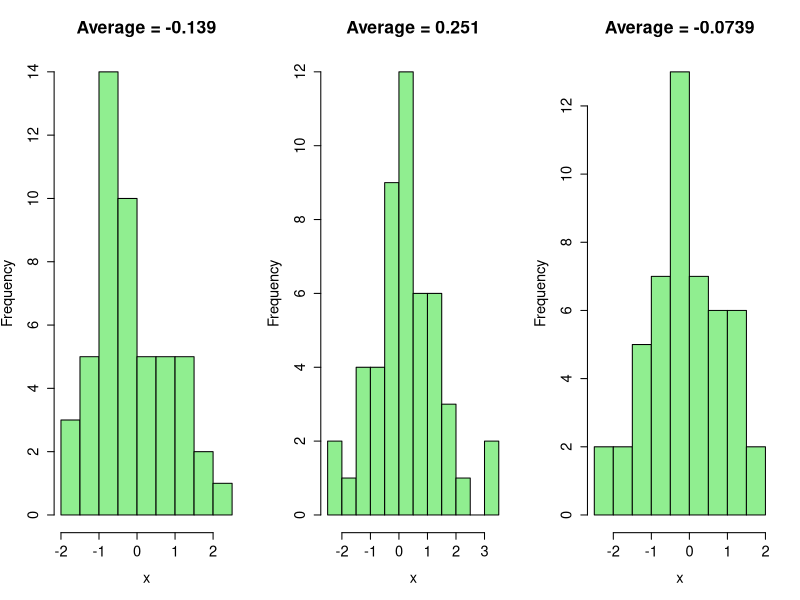
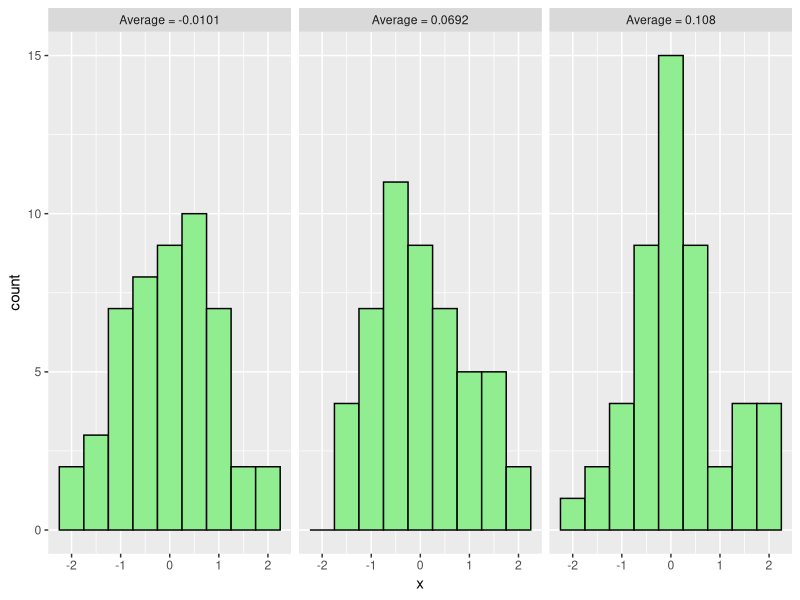
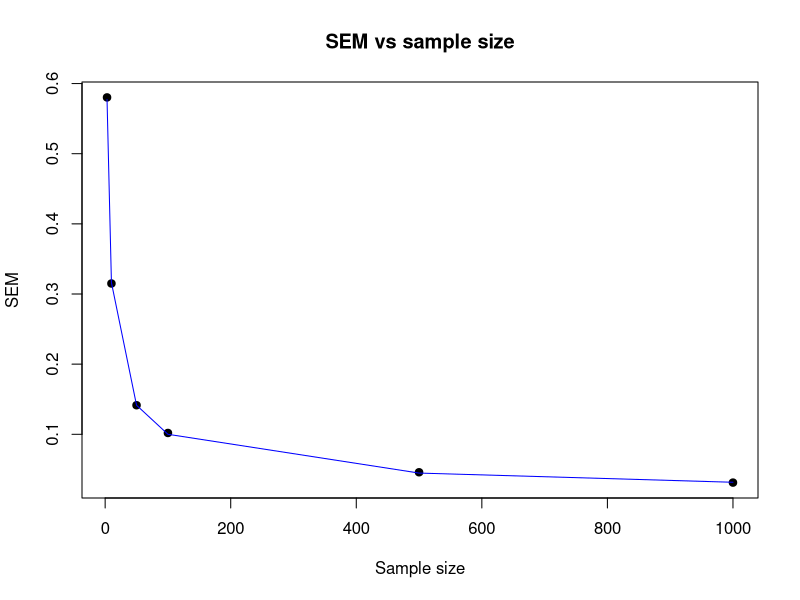
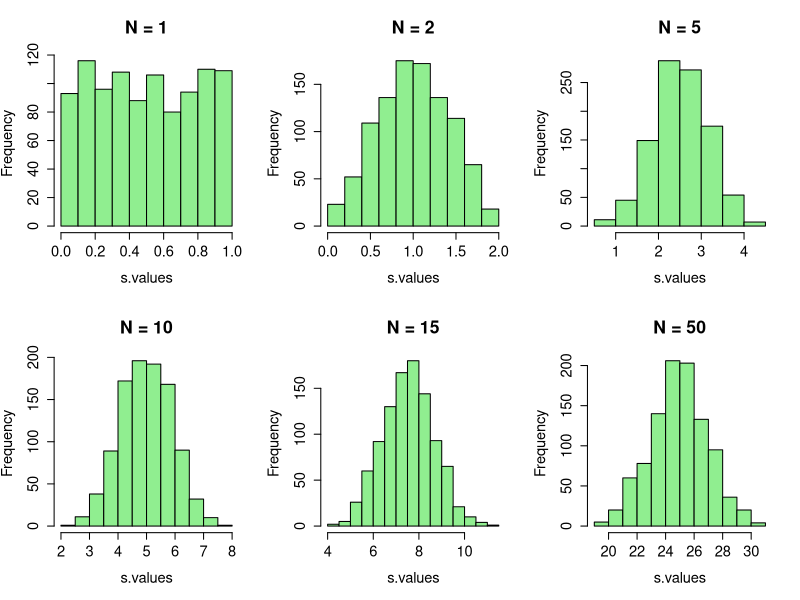

Here is the R script that generated these plots, in order:
## ---- chunk 1
library(ggplot2)
knitr::opts_chunk$set(echo = TRUE)
## ---- chunk 2
old.par <- par(mfrow=c(1,3),ps=16)
for ( iTry in 1:3 ) {
  x=rnorm(50,mean=0,sd=1)
  hist(x,breaks=10,col='lightgreen',main=paste("Average =",signif(mean(x),3)))
}
par(old.par)
## ---- chunk 3
ggplot(transform(data.frame(x=rnorm(150),y=rep(1:3,50)),y=paste("Average =",signif(unlist(lapply(unstack(data.frame(x,y)),mean))[y],3))),aes(x=x))+geom_histogram(binwidth=0.5,colour="black",fill='lightgreen')+facet_wrap(~y)
## ---- chunk 4
# different sample sizes we are going to try:
sample.sizes=c(3,10,50, 100, 500, 1000)

# we will use the vector below to keep the SD of the distribution of the means at each given sample size
# (note that it's ok to initialize with an empty vector of length 0 - if we index it out of bounds
# later, it will autoexpand on assignment, see examples in the slides) 
mean.sds = numeric(0) 

for ( N in sample.sizes ) { # try different sample sizes
  
 # insert your code here (you may want to check the slides). 
 # 1) At each given N (i.e. in each iteration of the outer loop) you have to draw large number 
 # (e.g. 1000) of samples of size N from the distribution of your choice (e.g. normal, uniform, exponential, ...), calculate the mean of each of those samples and save them all into
 # a vector m.
 #
    m <- numeric(1000)
  for(i in 1:1000){
    m[i]<-mean(rnorm(N))
  }
 # 2) Now, with vector m in hand, we want to characterize how much the sample mean fluctuates
 # from one experiment (experiment=taking a sample of N measurements) to the next. Instead of just
 # drawing a histogram, this time we will calculate the standard deviation of the distribution
 # represented by the vector m. Use function sd().
 #
 # 3) save the result (sd of the distributions of the means for current N) into the vector means.sds.
 # You can use c() or you can use an indexing variable, in the latter case you will need to add it to the
 # code and increment properly
    mean.sds <- c(mean.sds, sd(m))
}

# at this point, you should have the vector mean.sds filled. It should have length 6 and keep the values of 
# the standard deviation of the mean (known as the standard error of the mean, SEM) at different sample sizes 
# (mean.sds[1] is the SEM at N=3, mean.sds[2] is the SEM at N=10, and so on)

# let us now PLOT the SEM (i.e. the "typical" error we expect the sample mean to exhibit in any 
# given experiment) as a function of the sample size, N. 

plot(sample.sizes,mean.sds, main="SEM vs sample size",pch=19,ylab = 'SEM', xlab = 'Sample size')
lines(sample.sizes,1/sqrt(sample.sizes),col='blue')
## ---- chunk 5
N.vector <- c(1,2,5,10,15,50)
repeats = 1000 
old.par <- par(mfrow=c(2,3),ps=16)

for(N in N.vector){
  s.values=numeric() # we will use this vector to store the value of the sum in each experiment

  for (n.exp in 1:repeats) { # repeat the experiment!
     # explained below. Here we must draw the values x1, ..., xN of the random variables we are going to sum up:
     ### replace with correct call: x = DISTR(N,...) 
     # the "measured" value of the random variable X is the sum of x1...xN, calculate it and save into 
     # the vector s.values:
     ### replace with correct call: s.values[n.exp] = ...???...
    for(j in 1:N){
      s.values[n.exp] <- sum(runif(N))
    }
  }
  hist(s.values,breaks=10,col='lightgreen',main=paste("N =",N))
}
par(old.par)

# we repeated the experiment 1000 times, so we have 1000 values sampled from the process S and that should
# be plenty for looking at their distribution:
### replace with correct call:   ...DRAW histogram of n.exp values of s.values...
